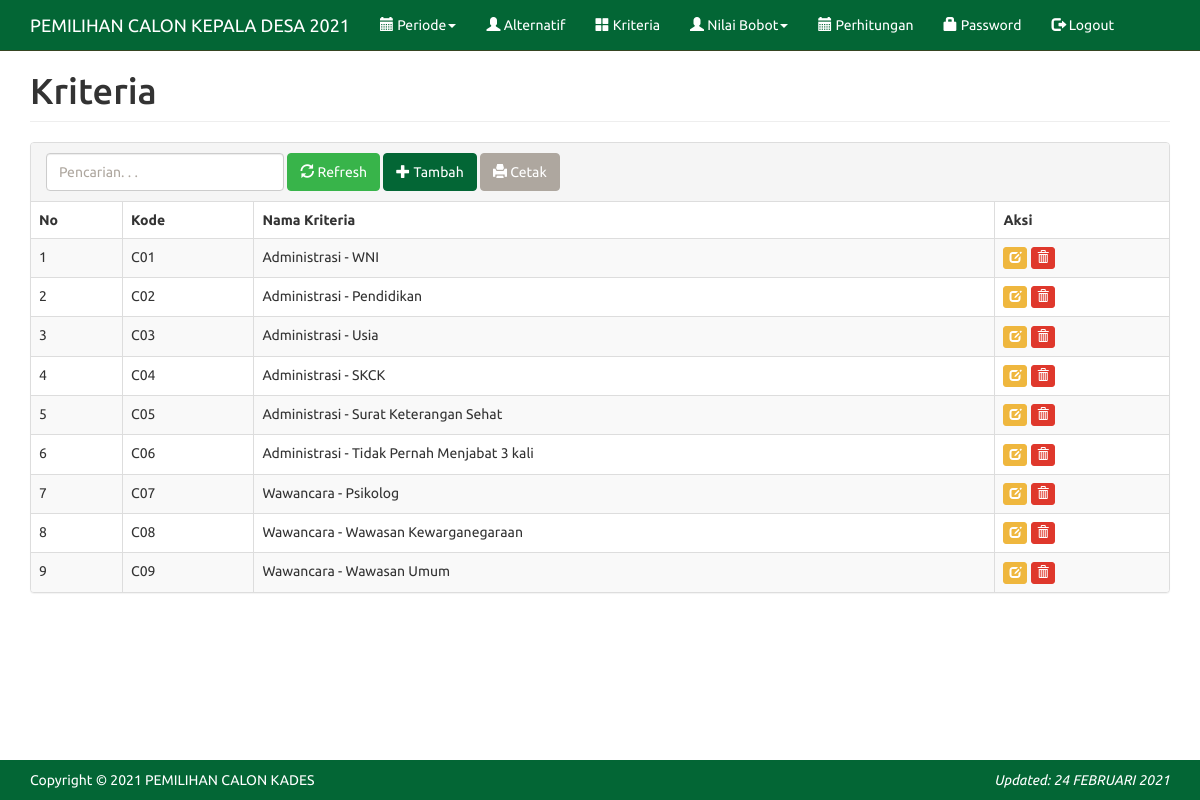
Page /index.php?m=kriteria (signed in) on the committed database.
### tables this page shows
CREATE TABLE `tb_periode` (
  `id` int(3) NOT NULL,
  `tahun` year(4) NOT NULL,
  `status` enum('0','1') NOT NULL DEFAULT '0'
);

CREATE TABLE `tb_kriteria` (
  `kode_kriteria` varchar(16) NOT NULL,
  `nama_kriteria` varchar(255) NOT NULL,
  `keterangan` varchar(255) NOT NULL
);

### config.php (called while the page is built)
<?php
$config["server"]='localhost';
$config["username"]='root';
$config["password"]='';
$config["database_name"]='anp';
?>

### includes/ez_sql_core.php (called while the page is built, shortened)
<?php
	class ezSQLcore
	{
		var $timers           = array();
		function get_host_port( $host, $default = false )
		{
			$port = $default;
			return array( $host, $port );
		}
		function flush()
		{
			$this->last_result = array();
		}
		function get_results($query=null, $output = OBJECT)
		{
			if ( $query )
			{
				$this->query($query);
			}
			if ( $output == OBJECT )
			{
				return $this->last_result;
			}
		}
		function timer_get_cur()
		{
			list($usec, $sec) = explode(" ",microtime());
			return ((float)$usec + (float)$sec);
		}
		function timer_start($timer_name)
		{
			$this->timers[$timer_name] = $this->timer_get_cur();
		}
		function timer_elapsed($timer_name)
		{
			return round($this->timer_get_cur() - $this->timers[$timer_name],2);
		}
	}

### functions.php (called while the page is built, shortened)
<?php
include'config.php';
include'includes/ez_sql_core.php';
include'includes/ez_sql_mysqli.php';
$db = new ezSQL_mysqli($config['username'], $config['password'], $config['database_name'], $config['server']);
include'includes/general.php';
$mod = $_GET['m'];
$tahun = $db->get_results("SELECT id FROM tb_periode WHERE status='1'")[0]->id;
function get_tahun_aktif(){
    global $db;
    $rows = $db->get_results("SELECT tahun FROM tb_periode WHERE status='1'")[0]->tahun;
    return $rows;
}

### includes/ez_sql_mysqli.php (called while the page is built, shortened)
<?php
	$ezsql_mysqli_str = array
	(
		1 => 'Require $dbuser and $dbpassword to connect to a database server',
		2 => 'Error establishing mySQLi database connection. Correct user/password? Correct hostname? Database server running?',
		3 => 'Require $dbname to select a database',
		4 => 'mySQLi database connection is not active',
		5 => 'Unexpected error while trying to select database'
	);
	class ezSQL_mysqli extends ezSQLcore
	{
		function connect($dbuser='', $dbpassword='', $dbhost='localhost', $dbport=false)
		{
			global $ezsql_mysqli_str; $return_val = false;
			if ( ! $dbuser )
			{
				$this->register_error($ezsql_mysqli_str[1].' in '.__FILE__.' on line '.__LINE__);
				$this->show_errors ? trigger_error($ezsql_mysqli_str[1],E_USER_WARNING) : null;
			}
			else
			{
				$this->dbh = new mysqli($dbhost,$dbuser,$dbpassword, '', $dbport);
				if( $this->dbh->connect_errno )
				{
					$this->register_error($ezsql_mysqli_str[2].' in '.__FILE__.' on line '.__LINE__);
					$this->show_errors ? trigger_error($ezsql_mysqli_str[2],E_USER_WARNING) : null;
				}
				else
				{
					$return_val = true;
				}
			}
			return $return_val;
		}
		function query($query)
		{
			$return_val = 0;
			$query = trim($query);
			$this->result = @$this->dbh->query($query);
			if ( preg_match("/^(insert|delete|update|replace|truncate|drop|create|alter|begin|commit|rollback|set|lock|unlock|call)/i",$query) )
			{
				$is_insert = true;
				$this->rows_affected = @$this->dbh->affected_rows;
				if ( preg_match("/^(insert|replace)\s+/i",$query) )
				{
					$this->insert_id = @$this->dbh->insert_id;
				}
				$return_val = $this->rows_affected;
			}
			else
			{
				$is_insert = false;
				$i=0;
				$num_rows=0;
				while ( $row = @$this->result->fetch_object() )
				{
					$num_rows++;
				}
				$this->num_rows = $num_rows;
				$return_val = $this->num_rows;
			}
			return $return_val;
		}
	}

### includes/general.php (called while the page is built, shortened)
<?php
function esc_field($str){
    if (!get_magic_quotes_gpc())
        return addslashes($str);
    else
        return $str;
}

### kriteria.php (the view, shortened to what this page needs)
<div class="page-header">
    <h1>Kriteria</h1>
</div>
<div class="panel panel-default">
    <div class="panel-heading">
        <form class="form-inline">
            <div class="form-group">
                <input class="form-control" type="text" placeholder="Pencarian. . ." name="q" value="<?=$_GET['q']?>" />
            </div>
            <div class="form-group">
                <button class="btn btn-success"><span class="glyphicon glyphicon-refresh"></span> Refresh</a>
            </div>
            <div class="form-group">
                <a class="btn btn-primary" href="?m=kriteria_tambah"><span class="glyphicon glyphicon-plus"></span> Tambah</a>
            </div>
            <div class="form-group">
                <a class="btn btn-default" href="cetak.php?m=kriteria&a=<?=$_GET[q]?>" target="_blank"><span class="glyphicon glyphicon-print"></span> Cetak</a>
            </div>
        </form>
    </div>
    <div class="table-responsive">
        <table class="table table-bordered table-hover table-striped">
        <thead>
            <tr>
                <th>No</th>
                <th>Kode</th>
                <th>Nama Kriteria</th>
                <th>Aksi</th>
            </tr>
        </thead>
        <?php
        $q = esc_field($_GET['q']);
        $rows = $db->get_results("SELECT * FROM tb_kriteria WHERE nama_kriteria LIKE '%$q%' ORDER BY kode_kriteria");
        $no=0;
        foreach($rows as $row):?>
        <tr>
            <td><?=++$no ?></td>
            <td><?=$row->kode_kriteria?></td>
            <td><?=$row->nama_kriteria?></td>
            <td>
                <a class="btn btn-xs btn-warning" href="?m=kriteria_ubah&ID=<?=$row->kode_kriteria?>"><span class="glyphicon glyphicon-edit"></span></a>
                <a class="btn btn-xs btn-danger" href="aksi.php?act=kriteria_hapus&ID=<?=$row->kode_kriteria?>" onclick="return confirm('Hapus data?')"><span class="glyphicon glyphicon-trash"></span></a>
            </td>
        </tr>
        <?php endforeach;?>
        </table>
    </div>
</div>

### index.php (shortened to what this page needs)
<?php
include'functions.php';
?>
<!DOCTYPE html>
<html lang="en">
  <head>
    <link href="assets/css/united-bootstrap.min.css" rel="stylesheet"/>
    <link href="assets/css/general.css" rel="stylesheet"/>
  </head>
  <body>
    <nav class="navbar navbar-default navbar-static-top">
      <div class="container">
        <div class="navbar-header">
          <a class="navbar-brand" href="?">PEMILIHAN CALON KEPALA DESA <?=get_tahun_aktif()?></a>
        </div>
        <div id="navbar" class="navbar-collapse collapse">
          <ul class="nav navbar-nav">
          <li class="dropdown">
              <a href="#" class="dropdown-toggle" data-toggle="dropdown" role="button" aria-expanded="false"><span class="glyphicon glyphicon-calendar"></span> Periode<span class="caret"></span></a>
            </li>
            <li><a href="?m=alternatif"><span class="glyphicon glyphicon-user"></span> Alternatif</a></li>
            <li><a href="?m=kriteria"><span class="glyphicon glyphicon-th-large"></span> Kriteria</a></li>
            <li class="dropdown">
              <a href="#" class="dropdown-toggle" data-toggle="dropdown" role="button" aria-expanded="false"><span class="glyphicon glyphicon-user"></span> Nilai Bobot<span class="caret"></span></a>
            </li>
            <li><a href="?m=hitung"><span class="glyphicon glyphicon-calendar"></span> Perhitungan</a></li>
            <li><a href="?m=password"><span class="glyphicon glyphicon-lock"></span> Password</a></li>
            <li><a href="aksi.php?act=logout"><span class="glyphicon glyphicon-log-out"></span> Logout</a></li>
          </ul>
        </div>
        </div>
    </nav>
    <div class="container hentry">
    <?php
        if(file_exists($mod.'.php')){
            include $mod.'.php';
        }elseif($mod=='atur_periode_status_ok'){
            include 'aksi.php';
        }else{
            include 'home.php';
        }
    ?>
    </div>
    <footer class="footer bg-primary">
      <div class="container">
        <p>Copyright &copy; <?=date('Y')?> PEMILIHAN CALON KADES <em class="pull-right">Updated: 24 FEBRUARI 2021</em></p>
      </div>
    </footer>
</body>
</html>

### assets/css/general.css (style rules this page uses)
html { position: relative; min-height: 100%; }
body { margin-bottom: 70px; }
.footer { position: absolute; bottom: 0; width: 100%; height: 40px; }
.footer p { margin: 10px 0; }
.page-header { margin-top: 0; padding-bottom: 0; }
.page-header h1 { margin-top: 0; }

### rows in the picture
tb_periode: tahun "2021"
tb_kriteria: kode_kriteria "C01", nama_kriteria "Administrasi - WNI"
tb_kriteria: kode_kriteria "C02", nama_kriteria "Administrasi - Pendidikan"
tb_kriteria: kode_kriteria "C03", nama_kriteria "Administrasi - Usia"
tb_kriteria: kode_kriteria "C04", nama_kriteria "Administrasi - SKCK"
tb_kriteria: kode_kriteria "C05", nama_kriteria "Administrasi - Surat Keterangan Sehat"
tb_kriteria: kode_kriteria "C06", nama_kriteria "Administrasi - Tidak Pernah Menjabat 3 kali"
tb_kriteria: kode_kriteria "C07", nama_kriteria "Wawancara - Psikolog"
tb_kriteria: kode_kriteria "C08", nama_kriteria "Wawancara - Wawasan Kewarganegaraan"
tb_kriteria: kode_kriteria "C09", nama_kriteria "Wawancara - Wawasan Umum"
